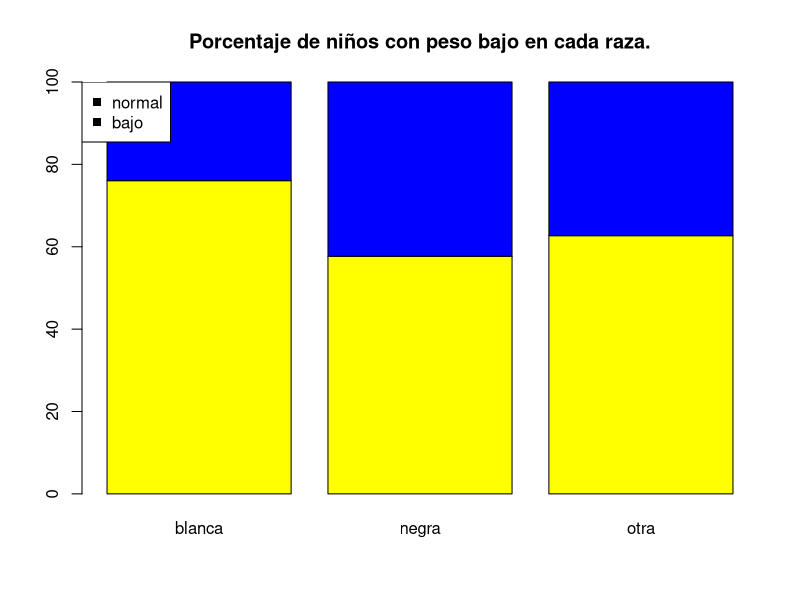
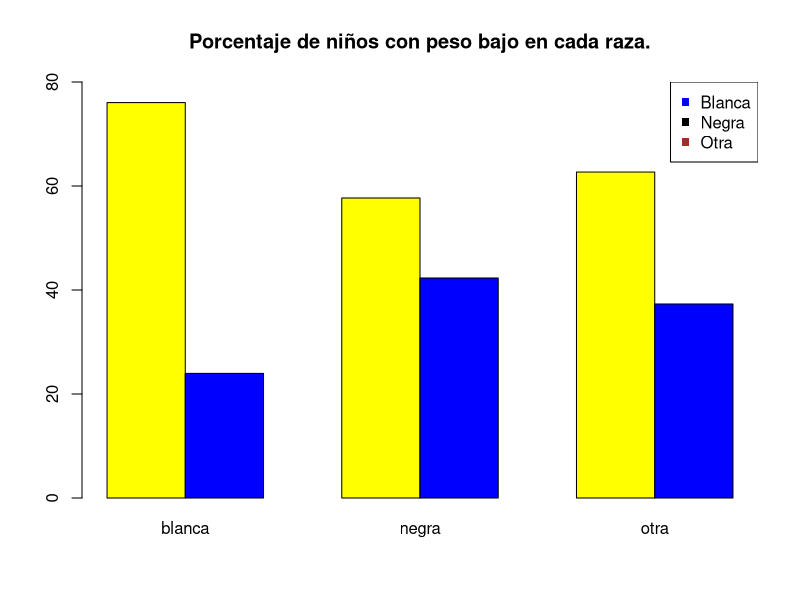
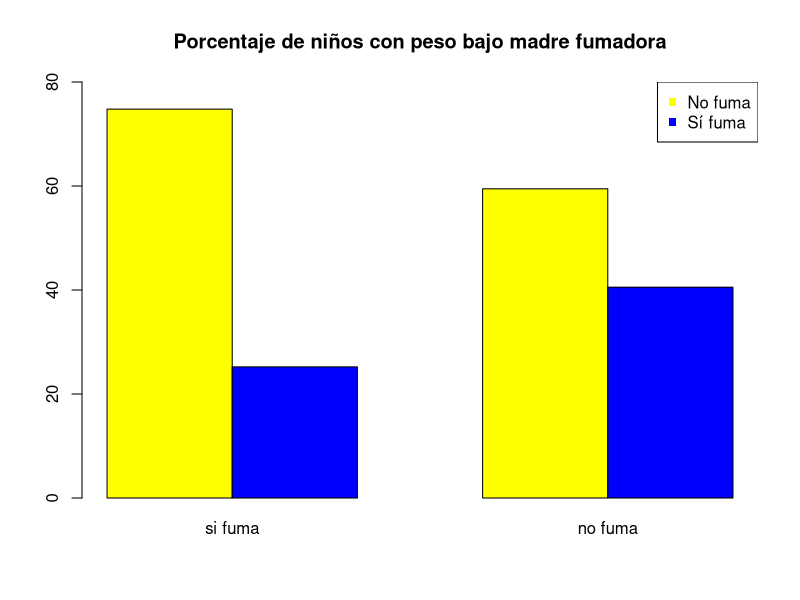
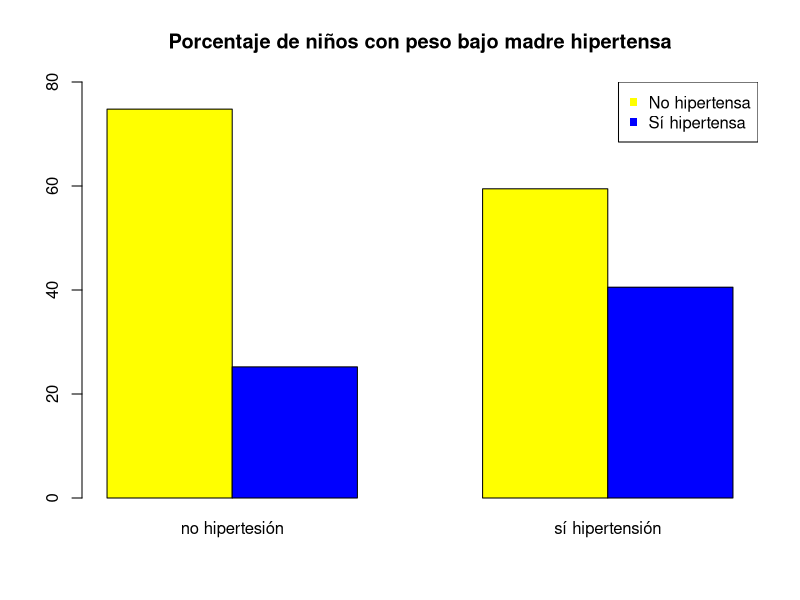
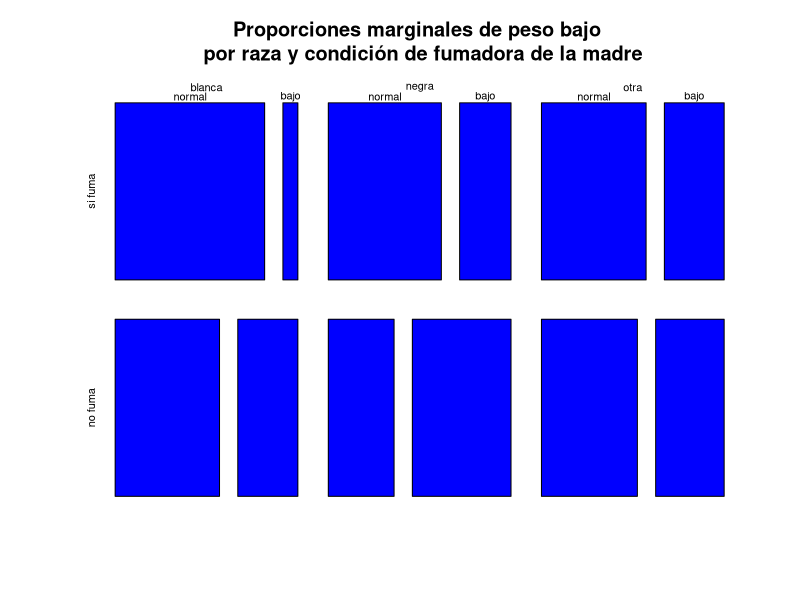
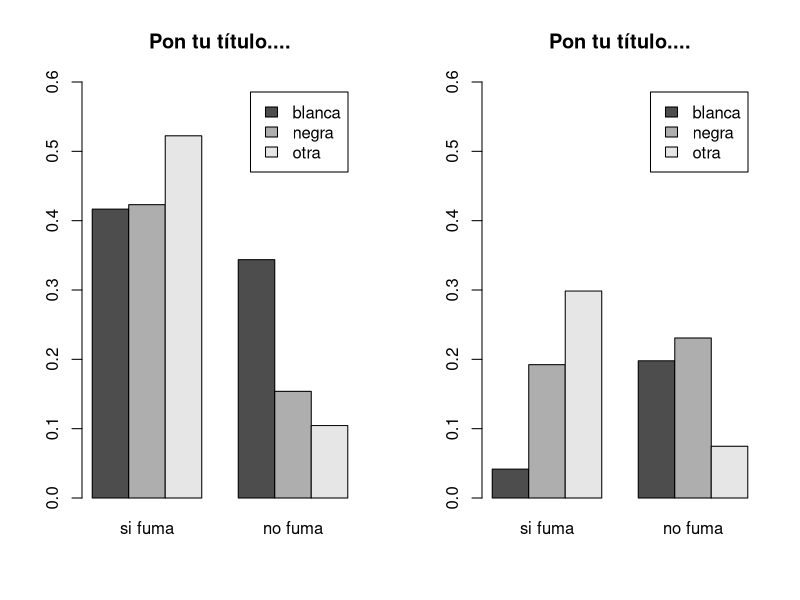
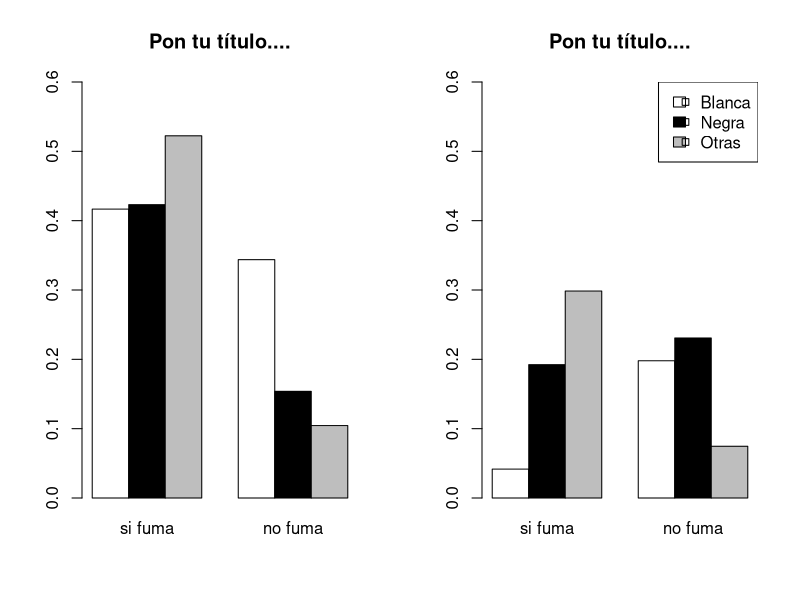

Write R code to recreate these figures, in order.
## ---- chunk 1
knitr::opts_chunk$set(echo = TRUE)
## ---- chunk 2
#descomentar para instalar 
#install.packages("MASS")
library(MASS)
## ---- chunk 3
#help(birthwt)
## ---- chunk 4
str(birthwt)
## ---- chunk 5
birthwt$low=factor(birthwt$low,labels=c("normal","bajo"))
birthwt$race=factor(birthwt$race,labels=c("blanca","negra","otra"))
birthwt$smoke=factor(birthwt$smoke,labels=c("si fuma","no fuma"))
birthwt$ht=factor(birthwt$smoke,labels=c("no hipertesión","sí hipertensión"))
str(birthwt)
## ---- chunk 6
prop.table(table(birthwt$low,birthwt$race),margin = 2)
100*prop.table(table(birthwt$low,birthwt$race),margin =2)
## ---- chunk 7
barplot(100*prop.table(table(birthwt$low,birthwt$race)
                       ,margin =2),col=c("yellow","blue"),
        main=c("Porcentaje de niños con peso bajo en cada raza."))
legend("topleft",pch=15,legend=c("normal","bajo"),c("yellow","blue"))
## ---- chunk 8
barplot(100*prop.table(table(birthwt$low,birthwt$race),margin =2),
        col=c("yellow","blue"),beside=TRUE,
        main=c("Porcentaje de niños con peso bajo en cada raza."),ylim=c(0,80))
legend("topright",pch=15,legend=c("Blanca","Negra","Otra"),
       col=c("blue","black","brown"))
## ---- chunk 9
barplot(100*prop.table(table(birthwt$low,birthwt$smoke),margin =2),
        col=c("yellow","blue"),beside=TRUE,
        main=c("Porcentaje de niños con peso bajo madre fumadora"),ylim=c(0,80))

legend("topright",pch=15,legend=c("No fuma","Sí fuma"),
       col=c("yellow","blue"))
## ---- chunk 10
barplot(100*prop.table(table(birthwt$low,birthwt$ht),margin =2),
        col=c("yellow","blue"),beside=TRUE,
        main=c("Porcentaje de niños con peso bajo madre hipertensa"),ylim=c(0,80))

legend("topright",pch=15,legend=c("No hipertensa","Sí hipertensa"),
       col=c("yellow","blue"))
## ---- chunk 11
frecuencias_tabla_raza_fumar_peso=
  table(birthwt$race,birthwt$smoke,birthwt$low)
frecuencias_tabla_raza_fumar_peso
proporciones_marginales_raza_fumar=
  prop.table(frecuencias_tabla_raza_fumar_peso,margin = c(1,2))
proporciones_marginales_raza_fumar
## ---- chunk 12
plot(proporciones_marginales_raza_fumar,
     main="Proporciones marginales de peso bajo \n por raza y condición de fumadora de la madre",
     col="blue")
## ---- chunk 13
ftable(proporciones_marginales_raza_fumar)
## ---- chunk 14
par(mfrow=c(1,2))
barplot(prop.table(frecuencias_tabla_raza_fumar_peso, margin=1)[,,1],
        beside=TRUE, legend.text=TRUE, ylim=c(0,0.6),main="Pon tu título....")
barplot(prop.table(frecuencias_tabla_raza_fumar_peso, margin=1)[,,2],
        beside=TRUE, legend.text=TRUE, ylim=c(0,0.6),main="Pon tu título....")
par(mfrow=c(1,1))
## ---- chunk 15
par(mfrow=c(1,2))
barplot(prop.table(frecuencias_tabla_raza_fumar_peso, margin=1)[,,1],
        beside=TRUE, ylim=c(0,0.6),main="Pon tu título....",
        col=c("white","black","grey"))
barplot(prop.table(frecuencias_tabla_raza_fumar_peso, margin=1)[,,2],
        beside=TRUE, ylim=c(0,0.6),main="Pon tu título....",
        col=c("white","black","grey"))
legend("topright",pch=22,legend=c("Blanca","Negra","Otras"),
        fill=c("white","black","grey"))
par(mfrow=c(1,1))
